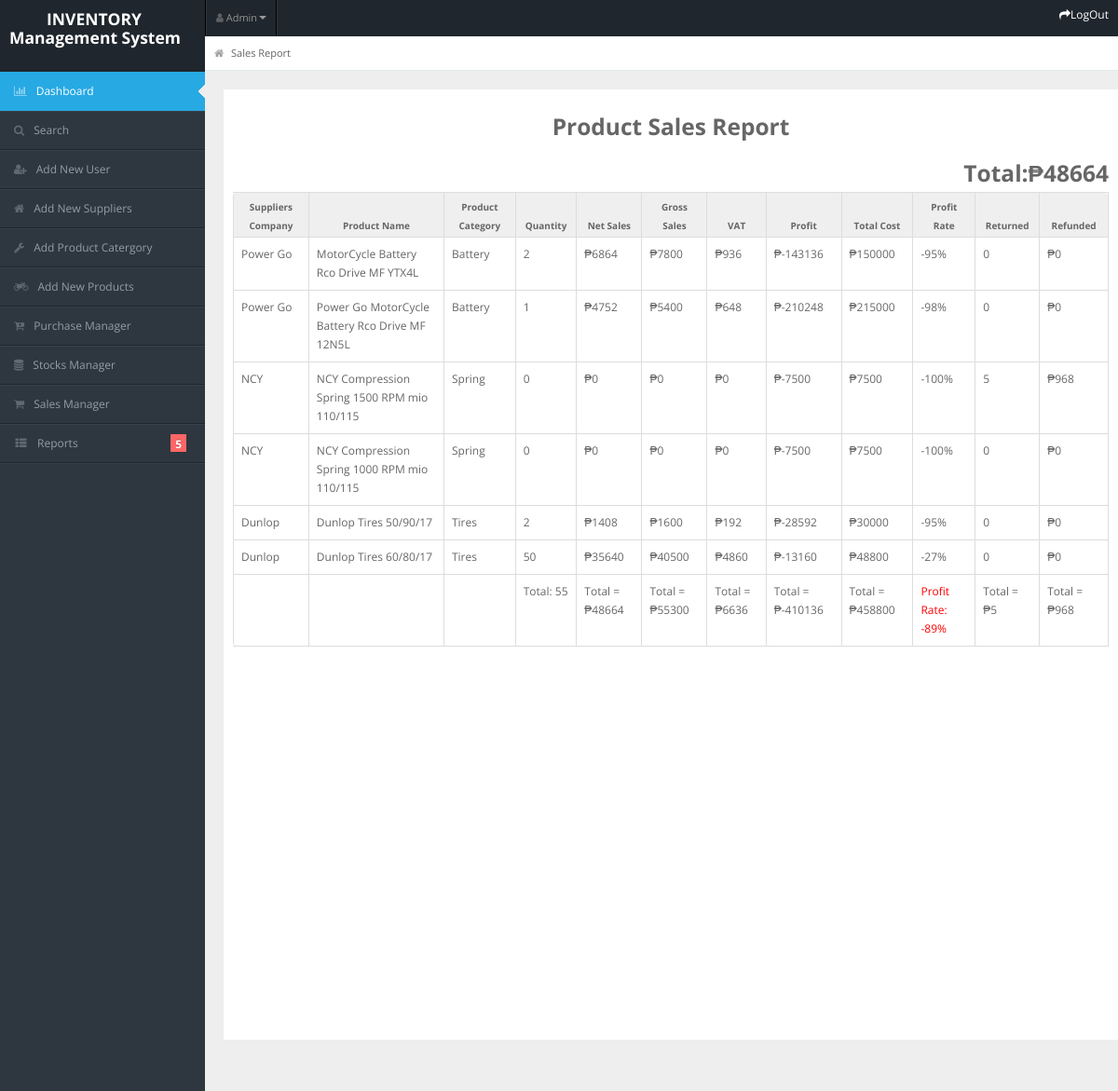
The page /admin/product_sales.php (signed in) on the database its author committed.
### tables this page shows
CREATE TABLE `products` (
  `id` int(5) NOT NULL,
  `company_name` varchar(50) NOT NULL,
  `product_name` varchar(50) NOT NULL,
  `parts` varchar(50) NOT NULL,
  `packing_size` varchar(50) NOT NULL,
  `product_sales` varchar(50) NOT NULL,
  `gross_sales` varchar(50) NOT NULL,
  `deductions` varchar(50) NOT NULL,
  `profit` varchar(50) NOT NULL,
  `qty` varchar(50) NOT NULL,
  `cost_price` varchar(50) NOT NULL,
  `refund` varchar(50) NOT NULL,
  `returned` varchar(50) NOT NULL
);

### admin/product_sales.php (the view, shortened to what this page needs)
<?php
include "header.php";
include "../user/connection.php";
$gtotal = 0;
$product_sales = [];
$res = mysqli_query($link, "select * from products");
while($row=mysqli_fetch_array($res)){
    array_push($product_sales,$row['product_sales']);
    $gtotal = $gtotal+$row["product_sales"];
}
?>
<div id="content">
    <div id="content-header">
        <div id="breadcrumb"><a href="product_sales.php" title="Go to Home" class="tip-bottom"><i class="icon-home"></i>
            Sales Report</a></div>
    </div>
    <div class="container-fluid">
        <div class="row-fluid" style="background-color: white; min-height: 1000px; padding:10px;">
        <h3><center>Product Sales Report</center></h3>
        <h3>
            <div style="float: right"><span style="float:left;">Total:&#8369;</span><span style="float: left" id="totalbill"><?php echo $gtotal; ?></span></div>
        </h3>
        <table class="table table-bordered">
            <thead>
                <tr>
                    <th>Suppliers Company</th>
                    <th>Product Name</th>
                    <th>Product Category</th>
                    <th>Quantity</th>
                    <th>Net Sales</th>
                    <th>Gross Sales</th>
                    <th>VAT</th>
                    <th>Profit</th>
                    <th>Total Cost</th>
                    <th>Profit Rate</th>
                    <th>Returned</th>
                    <th>Refunded</th>
                </tr>
            </thead>
            <tbody>
                <?php
                $qty = 0;
                $netsales = 0;
                $prof = 0;
                $tcostprice = 0;
                $gross = 0;
                $tax = 0;
                $treturn = 0;
                $trefund = 0;
                $res=mysqli_query($link, "select * from products");
                while($row = mysqli_fetch_array($res)){
                    $prft = (int)$row["product_sales"]-(int)$row["cost_price"];
                    echo "<tr>";
                    echo "<td>"; echo $row["company_name"]; echo "</td>";
                    echo "<td>"; echo $row["product_name"]; echo "</td>";
                    echo "<td>"; echo $row["parts"]; echo "</td>";
                    echo "<td>"; echo $row["qty"]; echo "</td>";
                    echo "<td>&#8369;"; echo $row["product_sales"]; echo "</td>";
                    echo "<td>&#8369;"; echo $row["gross_sales"]; echo "</td>";
                    echo "<td>&#8369;"; echo $row["deductions"]; echo "</td>";
                    echo "<td>&#8369;"; echo $prft; echo "</td>";
                    echo "<td>&#8369;"; echo $row["cost_price"]; echo "</td>";
                    echo "<td>"; echo round(get_profit($row["cost_price"],$prft)); echo "%</td>";
                    echo "<td>"; echo $row["returned"]; echo "</td>";
                    echo "<td>&#8369;"; echo $row["refund"]; echo "</td>";
                    echo "</tr>";
                    $qty = $qty+$row["qty"];
                    $netsales = $netsales+$row["product_sales"];
                    $gross = $gross+$row["gross_sales"];
                    $tax = $tax+$row["deductions"];
                    $prof = $prof+$prft;
                    $tcostprice = $tcostprice+$row["cost_price"];
                    $treturn = $treturn+$row["returned"];
                    $trefund = $trefund+$row["refund"];
                }
                ?>
            </tbody>
            <tbody>
                <tr>
                    <td></th>
                    <td></th>
                    <td></th>
                    <td>Total: <?php echo $qty;?></th>
                    <td>Total = &#8369;<?php echo $netsales;?></th>
                    <td>Total = &#8369;<?php echo $gross;?></th>
                    <td>Total = &#8369;<?php echo $tax;?></th>
                    <td>Total = &#8369;<?php echo $prof;?></th>
                    <td>Total = &#8369;<?php echo $tcostprice;?></td>
                    <td style = "color:red">Profit Rate: <?php echo round(get_profit($tcostprice,$prof));?>%</td>
                    <td>Total = &#8369;<?php echo $treturn;?></td>
                    <td>Total = &#8369;<?php echo $trefund;?></td>
            </tbody>
        </table>
    </div>
</div>
<?php
function get_profit($cost, $profit){
    $profrate = 0;
    if($cost!=0 && $profit!=0){
        $profrate = ($profit/$cost)*100;
    }
    return $profrate;
}
?>
<?php
include "footer.php";
?>

### admin/header.php (shortened to what this page needs)
<!DOCTYPE html>
<html lang="en">
<head>
    <link rel="stylesheet" href="css/bootstrap.min.css"/>
    <link rel="stylesheet" href="css/bootstrap-responsive.min.css"/>
    <link rel="stylesheet" href="css/fullcalendar.css"/>
    <link rel="stylesheet" href="css/matrix-style.css"/>
    <link rel="stylesheet" href="css/matrix-media.css"/>
    <link href="font-awesome/css/font-awesome.css" rel="stylesheet"/>
    <link rel="stylesheet" href="https://cdnjs.cloudflare.com/ajax/libs/font-awesome/4.7.0/css/font-awesome.min.css">
    <link rel="stylesheet" href="css/jquery.gritter.css"/>
</head>
<body>
<div id="header">
    <h4 style="color: white;position: absolute">
        <a href="dashboard.html" style="color:white; margin-left: 50px; margin-top: 40px" >INVENTORY</a>
        <br>
        <a href="dashboard.html" style="color:white; margin-left: 10px; margin-top: 40px" >Management System</a>
    </h4>
</div>
<div id="user-nav" class="navbar navbar-inverse">
    <ul class="nav">
        <li class="dropdown" id="profile-messages">
            <a title="" href="#" data-toggle="dropdown" data-target="#profile-messages" class="dropdown-toggle"><i
                    class="icon icon-user"></i> <span class="text">Admin</span><b class="caret"></b></a>
        </li>
    </ul>
</div>
<div id="sidebar">
    <ul>
        <li class="active">
            </i><a href="dashboard.php"><i class="fa fa-bar-chart" aria-hidden="true"></i><span>Dashboard</span></a>
        </li>
        <li>
            <a href="search.php"><i class="fa fa-search" aria-hidden="true"></i><span>Search</span></a>
        </li>
        <li>
            <a href="add_new_user.php"><i class="fa fa-user-plus" aria-hidden="true"></i><span>Add New User</span></a>
        </li>
        <li>
            <a href="add_new_company.php"><i class="fa fa-home" aria-hidden="true"></i><span>Add New Suppliers</span></a>
        </li>
        <li>
            <a href="add_new_parts.php"><i class="fa fa-wrench" aria-hidden="true"></i><span>Add Product Catergory</span></a>
        </li>
        <li>
            <a href="add_products.php"><i class="fa fa-motorcycle" aria-hidden="true"></i><span>Add New Products</span></a>
        </li>
        <li>
            <a href="purchase_master.php"><i class="fa fa-cart-plus" aria-hidden="true"></i><span>Purchase Manager</span></a>
        </li>
        <li>
                <a href="stock_master.php"><i class="fa fa-database" aria-hidden="true"></i><span>Stocks Manager</span></a>
            </li>
        <li>
            <a href="sales_master.php"><i class="fa fa-shopping-cart" aria-hidden="true"></i><span>Sales Manager</span></a>
        </li>
        <li class="submenu"><a href="#"><i class="icon icon-th-list"></i><span>Reports</span> <span
                class="label label-important">5</span></a>
        </li>
    </ul>
</div>
<div id="search">
        <a href="logout.php" style="color:white"><i class="icon icon-share-alt"></i><span>LogOut</span></a>
</div>

### admin/footer.php (shortened to what this page needs)
<div class="row-fluid">
    <div id="footer" class="span12" style="color:white"></div>
</div>
</body>
</html>
<link rel="stylesheet" href="http://code.jquery.com/ui/1.9.2/themes/base/jquery-ui.css" />

### admin/css/matrix-style.css (style rules this page uses)
* { outline:none !important; -moz-outline: none !important; }
html, body { height:100% }
body { overflow-x: hidden; margin-top: -10px; font-family: 'Open Sans', sans-serif; font-size:12px; color:#666; }
a { color:#666; }
select, textarea, input[type="text"], input[type="password"], input[type="datetime"], input[type="datetime-local"], input[type="date"], input[type="month"], input[type="time"], input[type="week"], input[type="number"], input[type="email"], input[type="url"], input[type="search"], input[type="tel"], input[type="color"], .uneditable-input, .label, .dropdown-menu, .btn, .well, .progress, .table-bordered, .btn-group > .btn:first-child, .btn-group > .btn:last-child, .btn-group > .btn:last-child, .btn-group > .dropdown-toggle, .alert { border-radius:0px; }
#footer { padding:10px; text-align:center; }
.label-important, .badge-important { background:#f74d4d; }
#header { height: 77px; position: relative; width: 100%; z-index: -9; }
#search { position: absolute; z-index: 25; top: 6px; right:10px; }
#user-nav { position: absolute; left: 220px; top:0px; z-index: 20; margin: 0; }
#user-nav > ul { margin: 0; padding: 0; list-style: none; border-right: 1px solid #2e363f;border-left: 1px solid #000; }
#user-nav > ul > li { float: left; list-style-type: none; margin: 0; position: relative; padding: 0; border-left: 1px solid #2e363f; border-right: 1px solid #000; }
#user-nav > ul > li > a { padding:9px 10px; display: block; font-size: 11px; }
#user-nav > ul > li > a > i, #sidebar li a i { opacity: .5; margin-top: 2px; }
#sidebar { display: block; float: left; position: relative; width: 220px; z-index: 16; }
#sidebar > ul { list-style: none; margin: 0px 0 0; padding: 0; position: absolute; width: 220px; }
#sidebar > ul > li { display: block; position: relative; }
#sidebar > ul > li > a { padding: 10px 0 10px 15px; display: block; color: #939da8; }
#sidebar > ul > li > a > i { margin-right: 10px; }
#sidebar > ul > li.active > a { background: url("../img/menu-active.png") no-repeat scroll right center transparent !important; text-decoration:none; }
#sidebar > ul > li > a > .label { margin: 0 20px 0 0; float: right; padding: 3px 5px 2px; }
#content { background: none repeat scroll 0 0 #eeeeee; margin-left: 220px; margin-right: 0; padding-bottom: 25px; position: relative; min-height:100%; width: auto; }
#content-header { position: abslute; width: 100%; margin-top: -38px; z-index: 20; }
.container-fluid .row-fluid:first-child { margin-top: 20px; }
#breadcrumb { background-color: #fff; border-bottom: 1px solid #e3ebed; }
#breadcrumb a { padding: 8px 20px 8px 10px; display: inline-block; background-image: url('../img/breadcrumb.png'); background-position: center right; background-repeat: no-repeat; font-size: 11px; color: #666666; }
#breadcrumb a:last-child { background-image:none; }
#breadcrumb a i { margin-right: 5px; opacity: .6; }
.stat-boxes .peity_bar_good, .stat-boxes .peity_line_good, { color: #459D1C; }
.widget-title, .modal-header, .table th, div.dataTables_wrapper .ui-widget-header { background:#efefef; border-bottom: 1px solid #CDCDCD; height: 36px; }
.table th { height: auto; font-size: 10px; padding: 5px 10px 2px; border-bottom: 0; text-align: center; color: #666666; }

### admin/css/matrix-media.css (style rules this page uses)
body { background:#2E363F; }
#header { background-color: #1f262d; margin-top:10px; }
#sidebar > ul { border-bottom: 1px solid #37414b }
#sidebar > ul > li { border-top: 1px solid #37414b; border-bottom: 1px solid #1f262d; }
#sidebar > ul > li.active { background-color: #27a9e3; border-bottom: 1px solid #27a9e3; border-top: 1px solid #27a9e3; }
#sidebar > ul > li.active a { color:#fff; text-decoration:none; }
#sidebar > ul > li > a > .label { background-color:#F66; }

### rows shown on the page
products: company_name "Power Go", product_name "MotorCycle Battery Rco Drive MF YTX4L", parts "Battery", qty "2", product_sales "6864", gross_sales "7800", deductions "936", prft "-143136", cost_price "150000", get_profit($row["cost_price"],$prft) "-95", returned "0", refund "0"
products: company_name "Power Go", product_name "Power Go MotorCycle Battery Rco Drive MF 12N5L", parts "Battery", qty "1", product_sales "4752", gross_sales "5400", deductions "648", prft "-210248", cost_price "215000", get_profit($row["cost_price"],$prft) "-98", returned "0", refund "0"
products: company_name "NCY", product_name "NCY Compression Spring 1500 RPM mio 110/115", parts "Spring", qty "0", product_sales "0", gross_sales "0", deductions "0", prft "-7500", cost_price "7500", get_profit($row["cost_price"],$prft) "-100", returned "5", refund "968"
products: company_name "NCY", product_name "NCY Compression Spring 1000 RPM mio 110/115", parts "Spring", qty "0", product_sales "0", gross_sales "0", deductions "0", prft "-7500", cost_price "7500", get_profit($row["cost_price"],$prft) "-100", returned "0", refund "0"
products: company_name "Dunlop", product_name "Dunlop Tires 50/90/17", parts "Tires", qty "2", product_sales "1408", gross_sales "1600", deductions "192", prft "-28592", cost_price "30000", get_profit($row["cost_price"],$prft) "-95", returned "0", refund "0"
products: company_name "Dunlop", product_name "Dunlop Tires 60/80/17", parts "Tires", qty "50", product_sales "35640", gross_sales "40500", deductions "4860", prft "-13160", cost_price "48800", get_profit($row["cost_price"],$prft) "-27", returned "0", refund "0"

### other values the page prints
$gtotal "48664"
$qty "55"
$netsales "48664"
$gross "55300"
$tax "6636"
$prof "-410136"
$tcostprice "458800"
get_profit($tcostprice,$prof) "-89"
$treturn "5"
$trefund "968"
